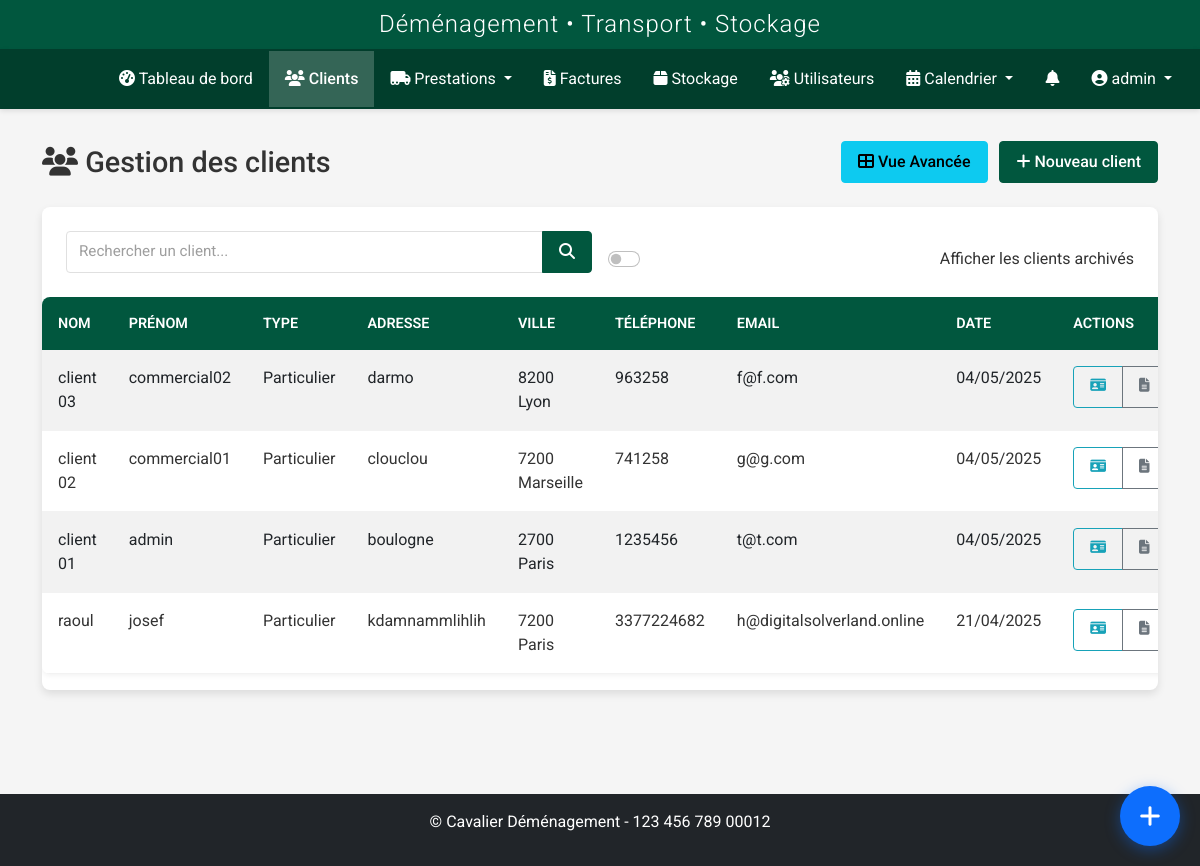
Page /clients/clients (signed in) on the committed database.
### models.py (models this page shows, shortened)
class User(UserMixin, db.Model):
    id = db.Column(db.Integer, primary_key=True)
    nom = db.Column(db.String(64), nullable=False)
    prenom = db.Column(db.String(64), nullable=False)
    username = db.Column(db.String(64), unique=True, nullable=False)
    email = db.Column(db.String(120), unique=True, nullable=True)
    password_hash = db.Column(db.String(256), nullable=False)
    role = db.Column(db.String(20), nullable=False, default='transporteur')
    statut = db.Column(db.String(20), nullable=False, default='actif')
    vehicule = db.Column(db.String(100), nullable=True)
    type_vehicule_id = db.Column(db.Integer, db.ForeignKey('type_vehicule.id'), nullable=True)
    permis_conduire = db.Column(db.String(50), nullable=True)
    notes = db.Column(db.Text, nullable=True)
    derniere_connexion = db.Column(db.DateTime, nullable=True)
    date_creation = db.Column(db.DateTime, nullable=False, default=datetime.utcnow)
    prestations = db.relationship('Prestation', secondary=prestation_transporteurs, back_populates='transporteurs')
    type_vehicule = db.relationship('TypeVehicule', backref='transporteurs')
    def is_admin(self):
        return self.role in ['admin', 'superadmin']
    def is_transporteur(self):
        return self.role == 'transporteur' or self.is_admin()

class Client(db.Model):
    id = db.Column(db.Integer, primary_key=True)
    nom = db.Column(db.String(64), nullable=False)
    prenom = db.Column(db.String(64), nullable=False)
    adresse = db.Column(db.Text, nullable=True)
    code_postal = db.Column(db.String(10), nullable=True)
    ville = db.Column(db.String(64), nullable=True)
    pays = db.Column(db.String(64), default='France')
    telephone = db.Column(db.String(20), nullable=True)
    email = db.Column(db.String(120), nullable=True)
    type_client = db.Column(db.String(50), nullable=True)
    tags = db.Column(db.Text, nullable=True)
    observations = db.Column(db.Text, nullable=True)
    statut = db.Column(db.String(20), default='actif')
    archive = db.Column(db.Boolean, default=False)
    date_creation = db.Column(db.DateTime, nullable=False, default=datetime.utcnow)
    prestations_principales = db.relationship('Prestation', backref=db.backref('client_principal', lazy=True), lazy=True, foreign_keys="Prestation.client_id")
    prestations_supplementaires = db.relationship('Prestation', secondary=prestation_clients, back_populates='clients_supplementaires')
    factures = db.relationship('Facture', backref='client', lazy=True)

### routes/client.py (the view, shortened to what this page needs)
@client_bp.route('/clients')
@login_required
@role_required('commercial', 'admin', 'superadmin')
def index():
    form = SearchClientForm()
    query = request.args.get('query', '')
    show_archived = request.args.get('archives', type=bool, default=False)
    clients_query = Client.query
    if not show_archived:
        clients_query = clients_query.filter_by(archive=False)
    clients = clients_query.order_by(Client.date_creation.desc()).all()
    return render_template(
        'clients/index.html',
        title='Gestion des Clients',
        clients=clients,
        form=form,
        query=query,
        search_query=query,
        show_archived=show_archived
    )

### templates/clients/index.html (shortened to what this page needs)
{% extends 'base.html' %}
{% block content %}
<div class="client-page">
    <div class="page-title">
        <h1><i class="fas fa-users"></i> Gestion des clients</h1>
        <div>
            <a href="{{ url_for('client.liste') }}" class="btn btn-info me-2">
                <i class="fas fa-th-large"></i> Vue Avancée
            </a>
            <a href="{{ url_for('client.add') }}" class="btn btn-primary">
                <i class="fas fa-plus"></i> Nouveau client
            </a>
        </div>
    </div>
    <div class="card">
        <div class="card-body">
            <form method="GET" action="{{ url_for('client.index') }}" class="row g-3 align-items-end">
                <div class="col-md-6">
                    <div class="input-group">
                        <input type="text" name="query" id="client-search" class="form-control" placeholder="Rechercher un client..." value="{{ search_query }}">
                        <button type="submit" class="btn btn-primary">
                            <i class="fas fa-search"></i>
                        </button>
                    </div>
                </div>
                <div class="col-md-6 text-md-end">
                    <div class="form-check form-switch">
                        <input class="form-check-input" type="checkbox" id="archive-toggle" name="archives" {% if show_archived %}checked{% endif %} onchange="this.form.submit()">
                        <label class="form-check-label" for="archive-toggle">Afficher les clients archivés</label>
                    </div>
                </div>
            </form>
        </div>
        <div class="table-responsive">
            <table class="table table-hover table-striped">
                <thead>
                    <tr>
                        <th>Nom</th>
                        <th>Prénom</th>
                        <th>Type</th>
                        <th>Adresse</th>
                        <th>Ville</th>
                        <th>Téléphone</th>
                        <th>Email</th>
                        <th>Date</th>
                        <th>Actions</th>
                    </tr>
                </thead>
                <tbody>
                    {% if clients %}
                        {% for client in clients %}
                            <tr {% if client.archive %}class="table-secondary"{% endif %}>
                                <td>{{ client.nom }}</td>
                                <td>{{ client.prenom }}</td>
                                <td>{{ client.type_client }}</td>
                                <td>{{ client.adresse|truncate(20) }}</td>
                                <td>
                                  {% if client.code_postal or client.ville %}
                                    {{ client.code_postal }} {{ client.ville }}
                                  {% endif %}
                                </td>
                                <td>{{ client.telephone }}</td>
                                <td>{{ client.email }}</td>
                                <td>{{ client.date_creation.strftime('%d/%m/%Y') }}</td>
                                <td>
                                    <div class="btn-group btn-group-sm">
                                        <a href="{{ url_for('client.details', id=client.id) }}" class="btn btn-outline-info" title="Fiche client">
                                            <i class="fas fa-id-card"></i>
                                        </a>
                                        <a href="{{ url_for('documents.client_documents', client_id=client.id) }}" class="btn btn-outline-secondary" title="Documents">
                                            <i class="fas fa-file-alt"></i>
                                        </a>
                                    </div>
                                </td>
                            </tr>
                        {% endfor %}
                    {% endif %}
                </tbody>
            </table>
        </div>
    </div>
</div>
{% endblock %}

### templates/base.html (shortened to what this page needs)
<!DOCTYPE html>
<html lang="fr">
<head>
    <link href="https://cdn.jsdelivr.net/npm/bootstrap@5.2.3/dist/css/bootstrap.min.css" rel="stylesheet">
    <link rel="stylesheet" href="https://cdnjs.cloudflare.com/ajax/libs/font-awesome/6.2.1/css/all.min.css">
    <link rel="stylesheet" href="https://cdnjs.cloudflare.com/ajax/libs/toastr.js/latest/toastr.min.css">
    <link href="https://cdn.jsdelivr.net/npm/fullcalendar@5.11.3/main.min.css" rel="stylesheet">
    <link href="https://cdn.jsdelivr.net/npm/summernote@0.8.18/dist/summernote-lite.min.css" rel="stylesheet">
    <link rel="stylesheet" href="{{ url_for('static', filename='css/style.css') }}">
    <link rel="stylesheet" href="{{ url_for('static', filename='css/notification-flash.css') }}">
    <link rel="stylesheet" href="{{ url_for('static', filename='css/notifications.css') }}">
    <link rel="stylesheet" href="{{ url_for('static', filename='css/prestations.css') }}">
    <link rel="stylesheet" href="{{ url_for('static', filename='css/custom-calendar.css') }}">
    <link rel="stylesheet" href="{{ url_for('static', filename='css/navbar-logos.css') }}">
    <link rel="stylesheet" href="{{ url_for('static', filename='css/whatsapp-buttons.css') }}">
    <link rel="stylesheet" href="{{ url_for('static', filename='css/quick-access-bubble.css') }}">
</head>
<body {% if current_user.is_authenticated %}data-user-role="{{ current_user.role }}" data-user-id="{{ current_user.id }}"{% endif %}>
    {% if current_user.is_authenticated %}
        <header>
            <div class="app-header">
                <h2>Déménagement • Transport • Stockage</h2>
            </div>
            <nav class="navbar navbar-dark navbar-expand-lg">
                <div class="container-fluid">
                    <a class="navbar-brand" href="{{ url_for('dashboard.index') }}">
                        <div class="logo-slideshow">
                        </div>
                    </a>
                    <div class="collapse navbar-collapse" id="navbarMain">
                        <ul class="navbar-nav me-auto mb-2 mb-lg-0">
                            <li class="nav-item">
                                <a class="nav-link {% if request.endpoint == 'dashboard.index' %}active{% endif %}" href="{{ url_for('dashboard.index') }}">
                                    <i class="fas fa-tachometer-alt"></i> Tableau de bord
                                </a>
                            </li>
                            <li class="nav-item">
                                <a class="nav-link {% if request.endpoint.startswith('client.') %}active{% endif %}" href="{{ url_for('client.index') }}">
                                    <i class="fas fa-users"></i> Clients
                                </a>
                            </li>
                            <li class="nav-item dropdown">
                                <a class="nav-link dropdown-toggle {% if request.endpoint.startswith('prestation.') %}active{% endif %}" href="#" id="prestationsDropdown" role="button" data-bs-toggle="dropdown" aria-expanded="false">
                                    <i class="fas fa-truck-moving"></i> Prestations
                                </a>
                            </li>
                            <li class="nav-item">
                                <a class="nav-link {% if request.endpoint.startswith('facture.') %}active{% endif %}" href="{{ url_for('facture.index') }}">
                                    <i class="fas fa-file-invoice-dollar"></i> Factures
                                </a>
                            </li>
                            <li class="nav-item">
                                <a class="nav-link {% if request.endpoint.startswith('stockage.') %}active{% endif %}" href="{{ url_for('stockage.index') }}">
                                    <i class="fas fa-box"></i> Stockage
                                </a>
                            </li>
                            {% if current_user.is_admin %}
                            <li class="nav-item">
                                <a class="nav-link {% if request.endpoint.startswith('user.') %}active{% endif %}" href="{{ url_for('user.index') }}">
                                    <i class="fas fa-users-cog"></i> Utilisateurs
                                </a>
                            </li>
                            {% endif %}
                            <li class="nav-item dropdown">
                                <a class="nav-link dropdown-toggle {% if request.endpoint.startswith('calendrier.') %}active{% endif %}" href="#" id="calendrierDropdown" role="button" data-bs-toggle="dropdown" aria-expanded="false">
                                    <i class="fas fa-calendar-alt"></i> Calendrier
                                </a>
                            </li>
                        </ul>
                        <ul class="navbar-nav">
                            {% if current_user.is_authenticated and (current_user.is_transporteur() or current_user.is_admin() or current_user.role in ['commercial', 'superadmin']) %}
                            <li class="nav-item">
                                <a href="{{ url_for('transporteur_prestations.notifications') }}" class="nav-link position-relative">
                                    <i class="fas fa-bell"></i>
                                </a>
                            </li>
                            {% endif %}
                            <li class="nav-item dropdown">
                                <a class="nav-link dropdown-toggle" href="#" id="userDropdown" role="button" data-bs-toggle="dropdown">
                                    <i class="fas fa-user-circle"></i> {{ current_user.username }}
                                </a>
                            </li>
                        </ul>
                    </div>
                </div>
            </nav>
        </header>
        <main class="main-content">
            <div class="container">
                {% block content %}{% endblock %}
            </div>
        </main>
        <footer class="mt-5 py-3 bg-dark text-white">
            <div class="container text-center">
                <p>&copy; {{ config.COMPANY_FULL_NAME }} - {{ config.COMPANY_SIRET }}</p>
            </div>
        </footer>
    {% else %}
        <main class="main-content">
            <div class="container">
                {% block auth_content %}{% endblock %}
            </div>
        </main>
    {% endif %}
</body>
</html>

### rows in the picture
User: username "admin"
Client: nom "client 03", prenom "commercial02", type_client "Particulier", adresse "darmo", code_postal "8200", ville "Lyon", telephone "963258", email "f@f.com", date_creation "04/05/2025"
Client: nom "client 02", prenom "commercial01", type_client "Particulier", adresse "clouclou", code_postal "7200", ville "Marseille", telephone "741258", email "g@g.com", date_creation "04/05/2025"
Client: nom "client 01", prenom "admin", type_client "Particulier", adresse "boulogne", code_postal "2700", ville "Paris", telephone "1235456", email "t@t.com", date_creation "04/05/2025"
Client: nom "raoul", prenom "josef", type_client "Particulier", adresse "kdamnammlihlih", code_postal "7200", ville "Paris", telephone "3377224682", email "h@digitalsolverland.online", date_creation "21/04/2025"

### other values in the picture
{{ config.COMPANY_FULL_NAME }} "Cavalier Déménagement"
{{ config.COMPANY_SIRET }} "123 456 789 00012"
